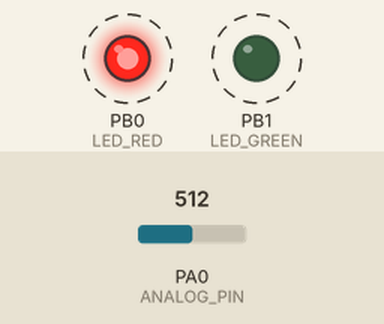
Recording of a program running on a simulated STM32 Blue Pill. Shown: output pins drawn as LEDs (lit = HIGH). Dashed ring = blinking. The inputs (shaded band) are chosen by the test bench; at power-on: PA0 (ANALOG_PIN) = 512. What the program prints to the serial monitor is not drawn.

Above: at 0.2 s.
Timing chart, 0 to 3.0 s (numbered marks = the images above):
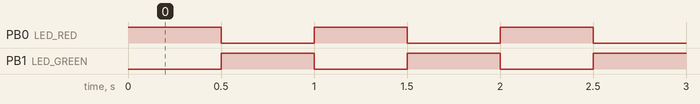

Measured:
- by itself, PB0 (LED_RED), PB1 (LED_GREEN): alternates HIGH for 0.50 s and LOW for 0.50 s

The program:

main.cpp
```cpp
#include <Arduino.h>
#include <STM32FreeRTOS.h>

constexpr uint8_t LED_RED = PB0;
constexpr uint8_t LED_GREEN = PB1;
constexpr uint8_t ANALOG_PIN = PA0;

void taskBlink(void *pvParameters)
{
  (void)pvParameters;
  for (;;)
  {
    digitalWrite(LED_RED, HIGH);
    digitalWrite(LED_GREEN, LOW);
    vTaskDelay(pdMS_TO_TICKS(500));
    digitalWrite(LED_RED, LOW);
    digitalWrite(LED_GREEN, HIGH);
    vTaskDelay(pdMS_TO_TICKS(500));
  }
}

void taskAnalogRead(void *pvParameters)
{
  (void)pvParameters;
  for (;;)
  {
    int analogValue = analogRead(ANALOG_PIN);
    Serial.print("Analog value: ");
    Serial.println(analogValue);
    vTaskDelay(pdMS_TO_TICKS(1000));
  }
}

void setup()
{
  pinMode(LED_RED, OUTPUT);
  pinMode(LED_GREEN, OUTPUT);
  Serial.begin(9600);

  xTaskCreate(taskBlink, "Blink", 128, NULL, 1, NULL);
  xTaskCreate(taskAnalogRead, "Analog", 256, NULL, 1, NULL);

  vTaskStartScheduler();
}

void loop()
{
  // tidak dipakai, scheduler FreeRTOS yang menjalankan task
}
```
